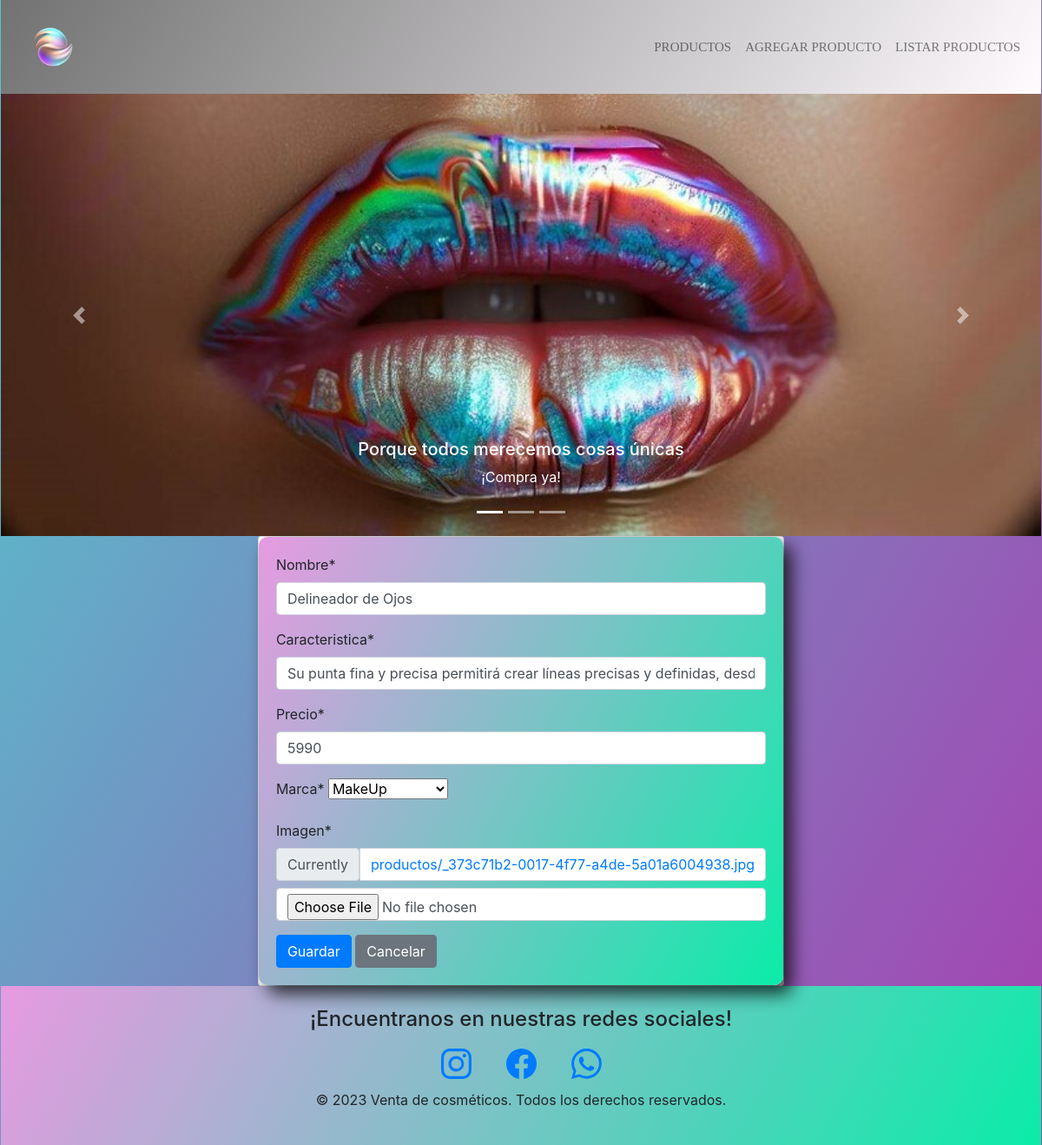
Page /modificar-producto/1 on the earlier database version.
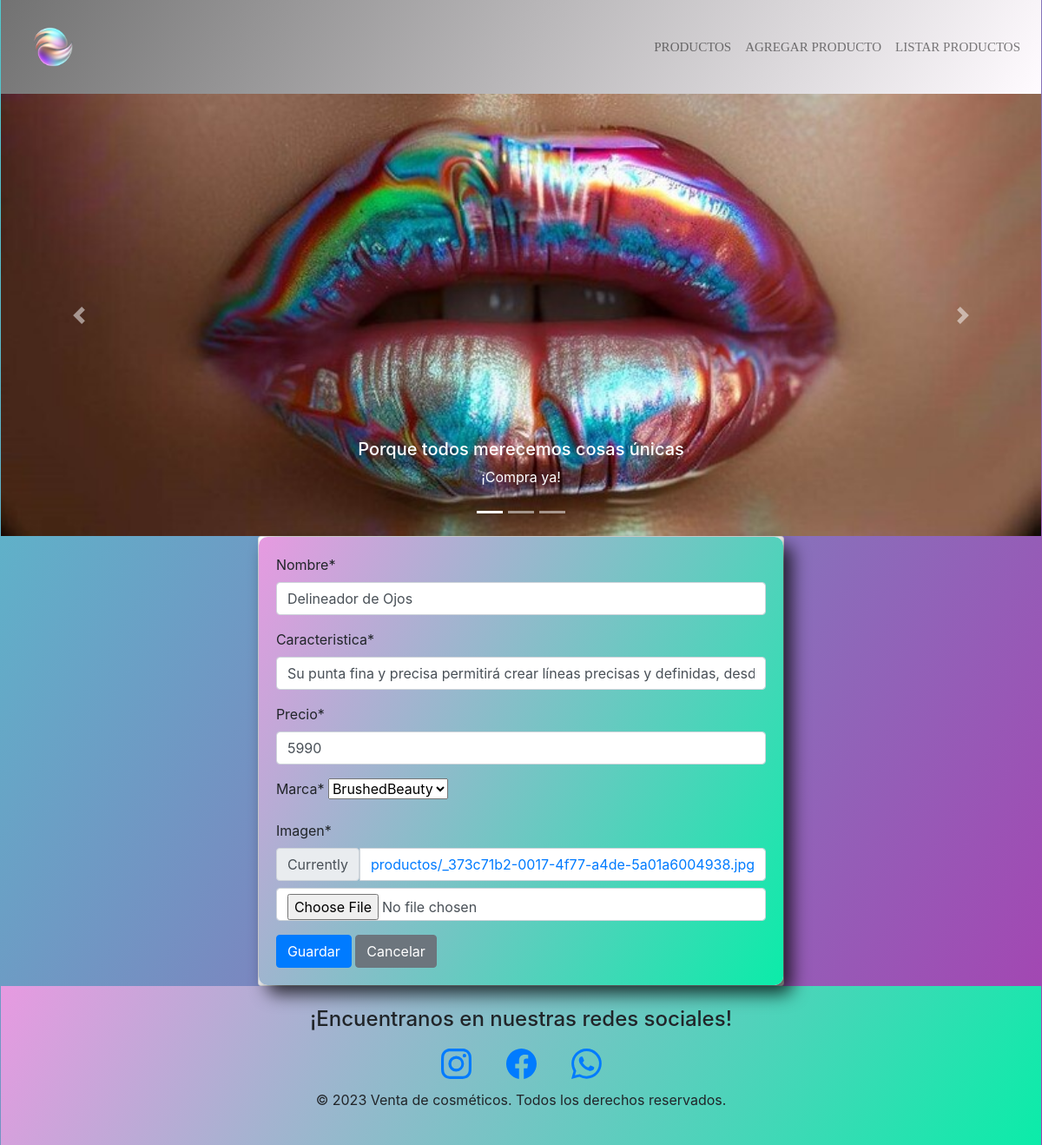
Same page on the later database version.
### tienda/models.py (models this page shows, shortened)
class Producto(models.Model):
    nombre = models.CharField(max_length=70)
    caracteristica = models.CharField(max_length=400)
    precio = models.IntegerField()
    marca = models.ForeignKey(Marca, on_delete=models.PROTECT)
    imagen = models.ImageField(upload_to="productos", null=True)

class Marca(models.Model):
    nombre = models.CharField(max_length=70)
    def __str__(self):
        return self.nombre

### tienda/views.py (the view, shortened to what this page needs)
# urls.py: path('modificar-producto/<id>', views.modificar_producto, name='modificar-producto'),
def modificar_producto(request, id):
    producto = get_object_or_404(Producto, id = id)
    data = {'form' : ProductoForm(instance=producto)}
    return render(request, 'tienda/producto/modificar.html', data)

### tienda/forms.py
class ProductoForm(forms.ModelForm):
    class Meta:
        model = Producto
        fields = "__all__"

### tienda/templates/tienda/producto/modificar.html (shortened to what this page needs)
{% extends 'tienda/brushed-admin.html'%}
{%load crispy_forms_tags %}
{%load crispy_forms_filters %}
{% block contenido %}
    <section class="container">
        <div class="row d-flex justify-content-center">
            <di class="v col-12-cold-md-6">
                <div class="card">
                    <div class="card-body">
                        <form action="" method="post" enctype="multipart/form-data">
                            {{form | crispy}}
                            <div class="d_flex justify-content-evenly">
                                <input type="submit" value="Guardar" class="btn btn-primary">
                                <input type="submit" value="Cancelar" class="btn btn-secondary">
                            </div>
                        </form>
                    </div>
                </div>
            </di>
        </div>
    </section>
{% endblock %}

Differences in the rows shown:
changed Producto "Delineador de Ojos": marca "MakeUp" → "BrushedBeauty"
